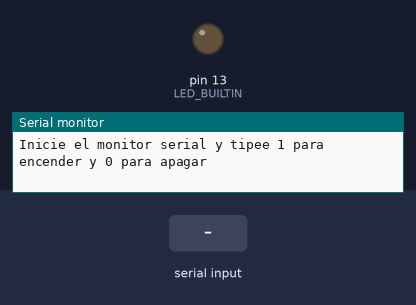
This sketch was run on a simulated Arduino Uno, built with avr-gcc and run on an emulated ATmega328P. On the bench: output pins drawn as LEDs (lit = HIGH), the last lines printed to the serial monitor. The test bench sets the inputs (shaded band).

Above: at 1.2 s.
1.3 s: "1" received over Serial
At 1.6 s:
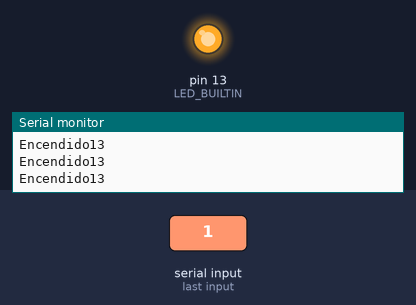
2.8 s: "0" received over Serial
At 3.5 s:
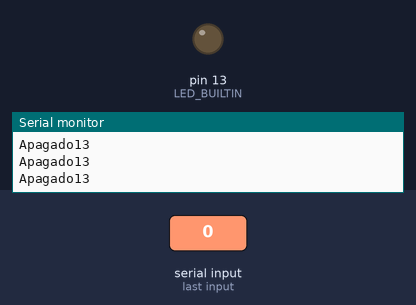
Timing chart, 0 to 5.8 s (numbered marks = the images above; inputs shaded):
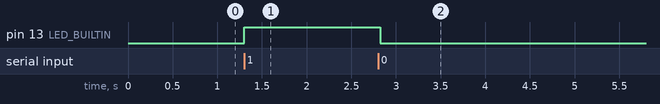

The sketch:

Serial_00.ino
```cpp
int datafromUser=0;

void setup()
{
  pinMode(LED_BUILTIN, OUTPUT);
  Serial.begin(9600);
  Serial.println("Inicie el monitor serial y tipee 1 para encender y 0 para apagar");
}
void loop()
{

  if(Serial.available()>0)
    {
      datafromUser=Serial.read();
      }

  if(datafromUser =='1')
    {
      Serial.println(LED_BUILTIN);
      Serial.print("\n\nEncendido");
      digitalWrite(LED_BUILTIN, HIGH);
      }
   else if(datafromUser =='0')
    {
      Serial.println(LED_BUILTIN);
      Serial.print("\n\nApagado");
      digitalWrite(LED_BUILTIN, LOW);
      }
}
```

Measured:
- after the input at 1.3 s, pin 13 (LED_BUILTIN): LOW → HIGH at once
- after the input at 2.8 s, pin 13 (LED_BUILTIN): HIGH → LOW at once
